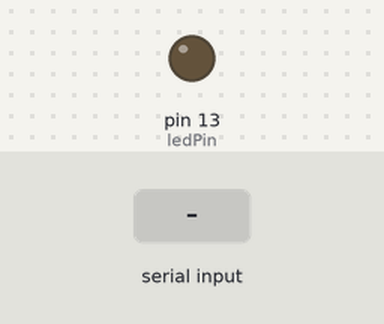
The sketch below on a simulated Arduino Uno, built with avr-gcc and run on an emulated ATmega328P. On the bench: output pins drawn as LEDs (lit = HIGH). Inputs (shaded band) come from the test bench. What the sketch prints to the serial monitor is not drawn.

Above: at 1.2 s.
1.3 s: "1" received over Serial
At 2.7 s:
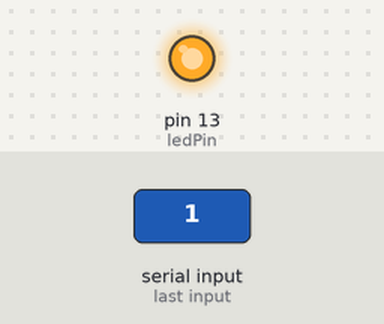
Timing chart, 0 to 4.3 s (numbered marks = the images above; inputs shaded):
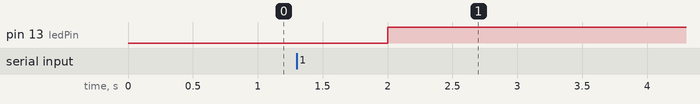

The sketch:

Test1.ino
```cpp
const int ledPin = 13;
char d;

void setup()
{
    Serial.begin(9600);
    pinMode(ledPin, OUTPUT);
    digitalWrite(ledPin,LOW);
    //d = Serial.read();

}

void loop()
{
    //if (Serial.available() > 0) {
      d = Serial.read();
      Serial.print(d);

      //if (d != 0) digitalWrite(ledPin,HIGH);
      if (d == '1') digitalWrite(ledPin,HIGH);
      //Serial.print("I received: ");
      //Serial.println(d,DEC);
      //Serial.write(d);
      delay(1000);
    //}

}
```

Measured:
- after the input at 1.3 s, pin 13 (ledPin): LOW → HIGH after 0.70 s
